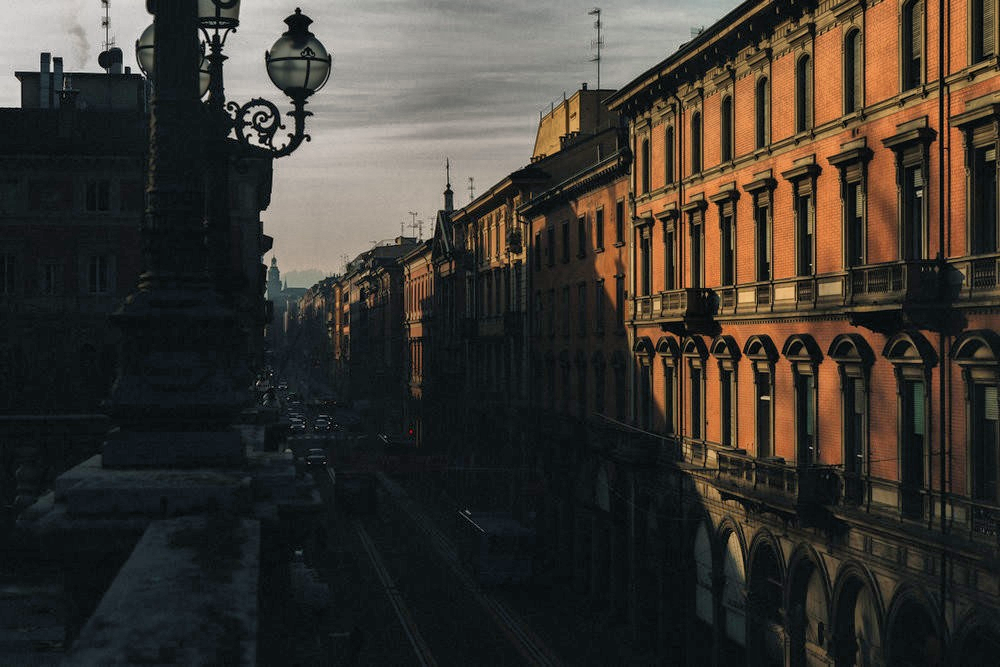
#> input picture python/output_CLAHE_2_(8).png, 1000 x 667 px
$ python gerarHistograma.py
#> lines starting #> are read from the running program, lines starting #| are printed output that depends on the picture
#> further down, img is the input picture: shape (667, 1000, 3); mean B, G, R 49, 55.3, 60.2
import cv2
import os
import numpy as np
from matplotlib import pyplot as plt
from pylab import *
import sys
from absl import app, flags, logging
from absl.flags import FLAGS

def Histograma(imagem, dirPlot):
#> called with dirPlot = './histograma_output_CLAHE_2_(8).jpg'
    img = cv2.cvtColor(imagem, cv2.COLOR_RGB2GRAY)
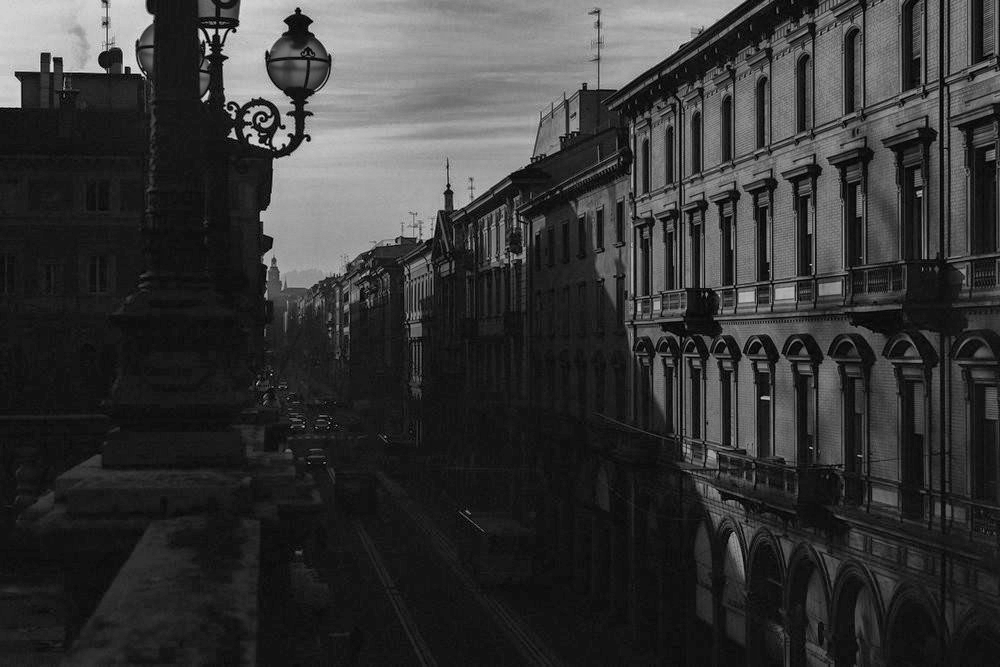
#> img: shape (667, 1000); min 0, max 228, mean 54
    hist = cv2.calcHist([img], [0], None, [256], [0, 256]).astype(int)
#> hist = 256 values, max 36588 at index 18, min 0 at index 226, mean 2605.5

    plt.plot(hist)
    plt.savefig(fname=dirPlot)  # Projeto
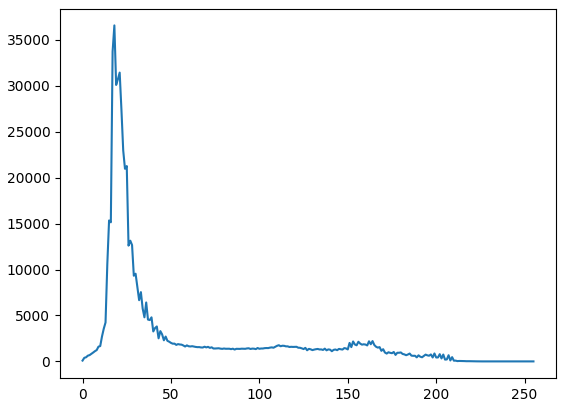
#> figure drawn by matplotlib, 1 panel; curve peaks at x = 18, y = 36588
    plt.close()

    total = 0
    for i in range(len(hist)):
        total += hist[i]
#> this loop made 256 passes
#> total on passes 1 to 3: [88], [480], [929]
#> after the loop, total = [667000]

    return hist, total

img = cv2.imread("./output_CLAHE_2_(8).png")

histo, total = Histograma(img, "./histograma_output_CLAHE_2_(8).jpg")
#> histo has the same summary as hist in Histograma; total = [667000]
